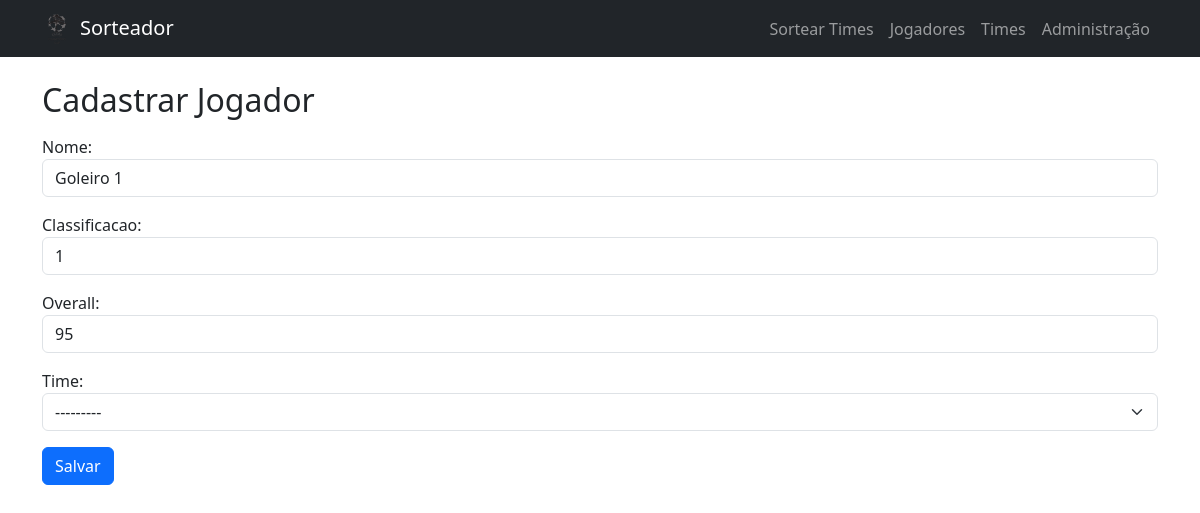
/jogadores/editar/2/, run on an earlier commit of the app's database.
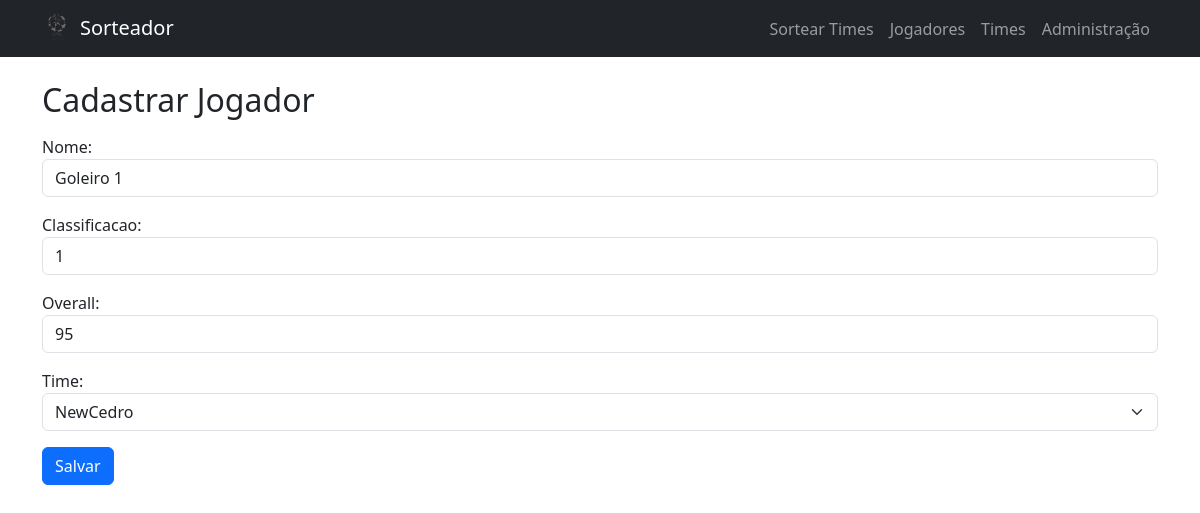
And on a later commit of the database.
### SortApp/models.py (models this page shows, shortened)
class Jogador(models.Model):
    nome = models.CharField(max_length=100)
    classificacao = models.PositiveIntegerField()
    overall = models.PositiveIntegerField()
    time = models.ForeignKey(Time, on_delete=models.SET_NULL, related_name='jogadores', null=True, blank=True)

class Time(models.Model):
    nome = models.CharField(max_length=100, unique=True)
    escudo = models.ImageField(upload_to='escudos/')
    def __str__(self):
        return self.nome

### SortApp/views.py (the view)
# urls.py: path('jogadores/editar/<int:jogador_id>/', views.editar_jogador, name='editar_jogador'),
def editar_jogador(request, jogador_id):
    jogador = get_object_or_404(Jogador, id=jogador_id)
    if request.method == 'POST':
        form = JogadorForm(request.POST, instance=jogador)
        if form.is_valid():
            form.save()
            return redirect('listar_jogadores')
    else:
        form = JogadorForm(instance=jogador)
    return render(request, 'cadastrar_jogador.html', {'form': form, 'editando': True})

### SortApp/forms.py
class JogadorForm(forms.ModelForm):
    class Meta:
        model = Jogador
        fields = ['nome', 'classificacao', 'overall', 'time']
        widgets = {
            'nome': forms.TextInput(attrs={'class': 'form-control'}),
            'classificacao': forms.NumberInput(attrs={'class': 'form-control'}),
            'overall': forms.NumberInput(attrs={'class': 'form-control'}),
            'time': forms.Select(attrs={'class': 'form-select'}),
        }

### SortApp/templates/cadastrar_jogador.html (shortened to what this page needs)
{% extends 'base.html' %}
{% block content %}
<h2>Cadastrar Jogador</h2>
<form method="post" class="mt-3">
    {{ form.as_p }}
    <button type="submit" class="btn btn-primary">Salvar</button>
</form>
{% endblock %}

What changed in the data, as far as the page shows it:
changed Jogador "Goleiro 1": time "---------" → "NewCedro"
